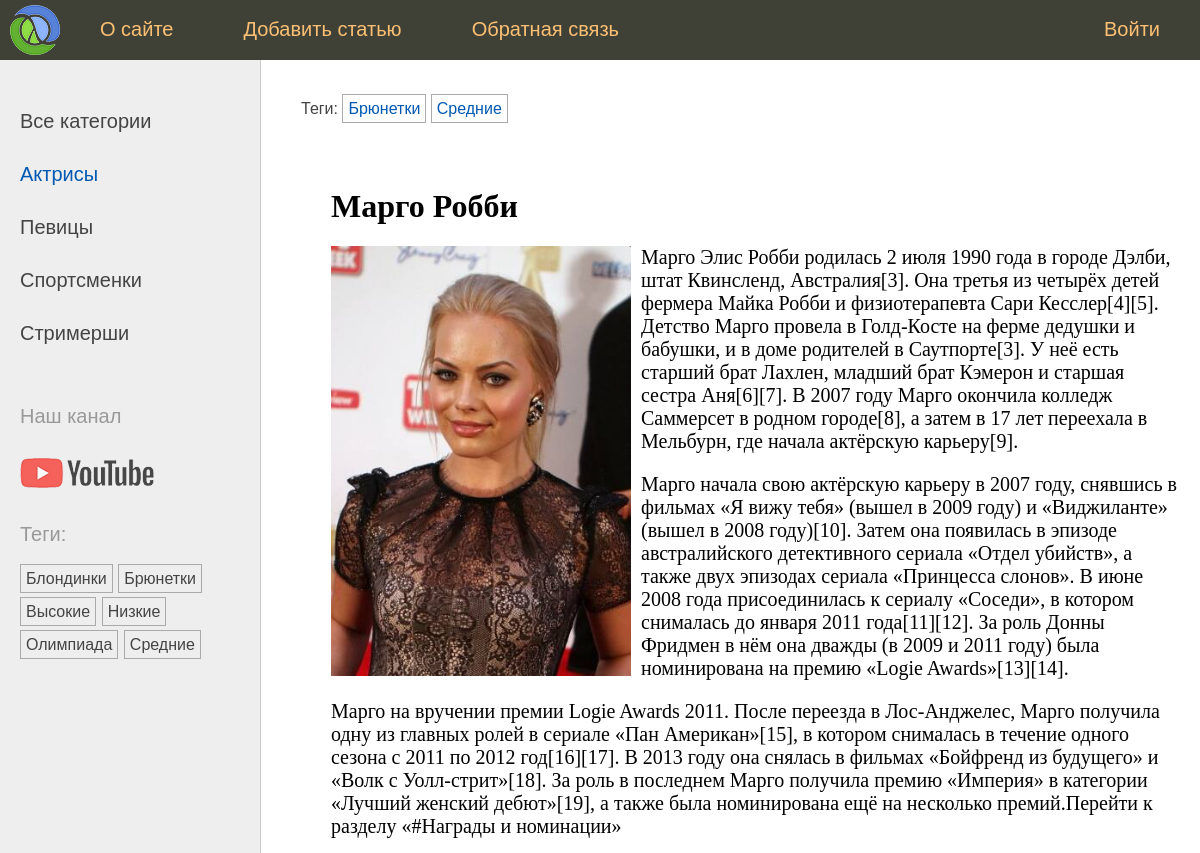
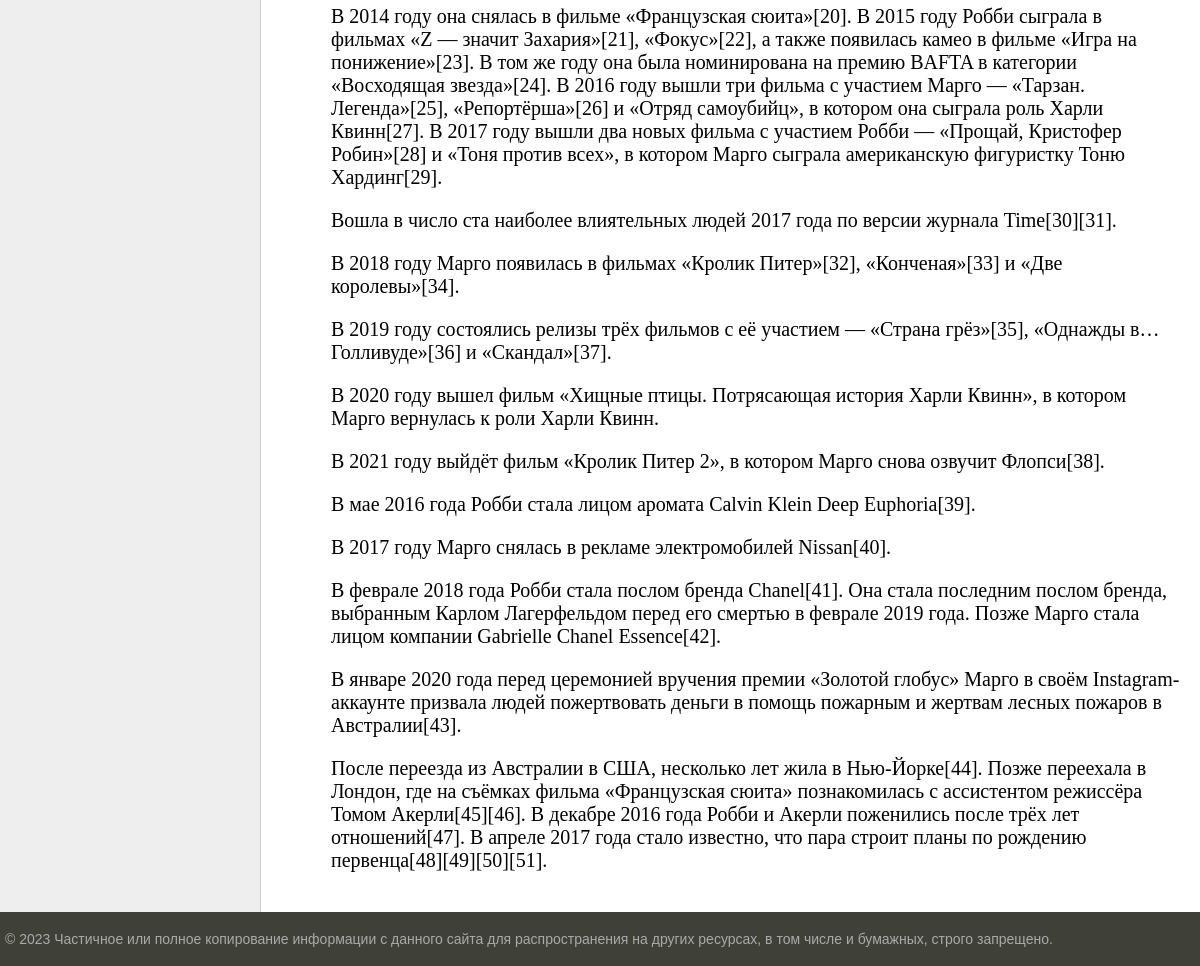
The page /post/margo-robbi/ on the database its author committed (2 pictures, top to bottom).
### women/models.py (models this page shows, shortened)
class Category(models.Model):
    name = models.CharField(max_length=100, db_index=True, verbose_name='Категории')
    slug = models.SlugField(max_length=255, unique=True, db_index=True, verbose_name='Slug')
    def get_absolute_url(self):
        return reverse('category', kwargs={'cat_slug': self.slug})
    class Meta:
        verbose_name = 'Категория'
        verbose_name_plural = 'Категории'

class TagPost(models.Model):
    tag = models.CharField(max_length=100, db_index=True)
    slug = models.SlugField(max_length=255, db_index=True, unique=True)
    def get_absolute_url(self):
        return reverse('tag', kwargs={'tag_slug': self.slug})

class Women(models.Model):
    class Status(models.IntegerChoices):
        DRAFT = 0, 'Черновик'
        PUBLISHED = 1, 'Опубликовано'
    title = models.CharField(max_length=255, verbose_name='Заголовок')
    slug = models.SlugField(max_length=255, unique=True, db_index=True, verbose_name='Slug')
    photo = models.ImageField(upload_to='photos/%Y%m%d/', default=None, blank=True, null=True, verbose_name='Фото')
    content = models.TextField(blank=True, verbose_name='Текст статьи')
    time_create = models.DateTimeField(auto_now_add=True, verbose_name='Время создания')
    time_update = models.DateTimeField(auto_now=True, verbose_name='Время изменения')
    is_published = models.BooleanField(choices=tuple(map(lambda x: (bool(x[0]), x[1]), Status.choices)),
                                       default=Status.PUBLISHED, verbose_name='Статус')
    cat = models.ForeignKey('Category', on_delete=models.PROTECT, related_name='posts', verbose_name='Категории')
    tag = models.ManyToManyField('TagPost', blank=True, related_name='tags', verbose_name='Тэги')
    husband = models.OneToOneField('Husband', on_delete=models.SET_NULL,
                                   null=True, blank=True, related_name='wuman', verbose_name='Муж')
    objects = models.Manager()
    published = PublishedManager()
    class Meta:
        verbose_name = 'Известные женщины'
        verbose_name_plural = 'Известные женщины'
        ordering = ['-time_create']
        indexes = [
            models.Index(fields=['-time_create'])
        ]

### women/views.py (the view)
# urls.py: path('post/<slug:post_slug>/', views.show_post, name='post'),
def show_post(request, post_slug):
    post = get_object_or_404(Women, slug=post_slug)
    data = {
        'title': post.title,
        'menu': menu,
        'post': post,
        'cat_selected': 1,
    }
    return render(request, 'women/post.html', context=data)

### women/templatetags/women_tags.py (called while the page is built)
@register.inclusion_tag('women/list_categories.html')
def show_categories(cat_selected=0):
    cats = Category.objects.annotate(total=Count('posts')).filter(total__gt=0)
    return {'cats': cats, 'cat_selected': cat_selected}

@register.inclusion_tag('women/list_tags.html')
def show_all_tags():
    return {'tags': TagPost.objects.annotate(total=Count('tags')).filter(total__gt=0)}

### women/templates/women/post.html
{% extends 'base.html' %}
{% block breadcrumbs %}
{% with post.tag.all as tags%}
{% if tags %}
<ul class="tags-list">
    <li>Теги:</li>
    {% for t in tags %}
    <li><a href="{{ t.get_absolute_url }}">{{t.tag}}</a></li>
    {% endfor %}
</ul>
{% endif %}
{% endwith %}
{% endblock %}
{% block content %}
<h1>{{post.title}}</h1>
{% if post.photo %}
<p><img class="img-article-left" src="{{post.photo.url}}"></p>
{% endif %}
{{post.content|linebreaks}}
{% endblock %}

### women/templates/women/list_categories.html
{% for cat in cats %}
{% if cat_selected == cat.id %}
<li class="selected">{{cat.name}}</li>
{% else %}
<li><a href="{{ cat.get_absolute_url }}">{{cat.name}}</a></li>
{% endif %}
{% endfor %}

### women/templates/women/list_tags.html
{% if tags %}
    <p>Теги:</p>
    <ul class="tags-list">
        {% for t in tags %}
        <li><a href="{{ t.get_absolute_url }}">{{ t.tag }}</a></li>
        {% endfor %}
    </ul>
{% endif %}

### women/static/women/css/styles.css (style rules this page uses)
html, body { font-family: 'Arial'; margin: 0; padding: 0; height: 100%; width: 100%; color: #444; }
a { color: #0059b2; text-decoration: none; }
img { max-width: 600px; height: auto; }
img.img-article-left { max-width: 300px; height: auto; float: left; padding: 0 10px 10px 0; }
.left-chapters ul { width: 230px; margin: 0; padding: 20px 10px 10px 20px; list-style: none; font-size: 20px; }
.left-chapters ul li { margin: 30px 0 0 0; color: #999; }
.left-chapters ul li.selected { color: #0059b2; }
.left-chapters ul li a { color: #444; text-decoration: none; }
ul.tags-list { width: 100%; margin: 0; padding: 0; list-style: none; }
ul.tags-list li { margin: 0; padding: 0 0 10px; display: inline-block; }
ul.tags-list li a { padding: 5px; font-size: 16px; border: 1px solid #aaa; }
.content-text h1 { font-size: 32px; }

### rows shown on the page
Category: name "Актрисы"
Category: name "Певицы"
Category: name "Спортсменки"
Category: name "Стримерши"
TagPost: tag "Блондинки"
TagPost: tag "Брюнетки"
TagPost: tag "Высокие"
TagPost: tag "Низкие"
TagPost: tag "Олимпиада"
TagPost: tag "Средние"
Women: title "Марго Робби", photo (picture), content "Марго Элис Робби родилась 2 июля 1990 года в городе Дэлби, штат Квинсленд, Австралия[3]. Она третья из четырёх детей фермера Майка Робби и физиотерапевта Сари Кесслер[4][5]. Детство Марго провела в Голд-Косте на ферме дедушки и бабушки, и в доме родителей в Саутпорте[3]. У неё есть старший брат Лахлен, младший брат Кэмерон и старшая сестра Аня[6][7]. В 2007 году Марго окончила колледж Саммерсет в родном городе[8], а затем в 17 лет переехала в Мельбурн, где начала актёрскую карьеру[9]. Марго начала свою актёрскую карьеру в 2007 году, снявшись в фильмах «Я вижу тебя» (вышел в 2009 году) и «Виджиланте» (вышел в 2008 году)[10]. Затем она появилась в эпизоде австралийского детективного сериала…"

### other values the page prints
{{ m.title }} "О сайте" "Добавить статью" "Обратная связь" "Войти"
